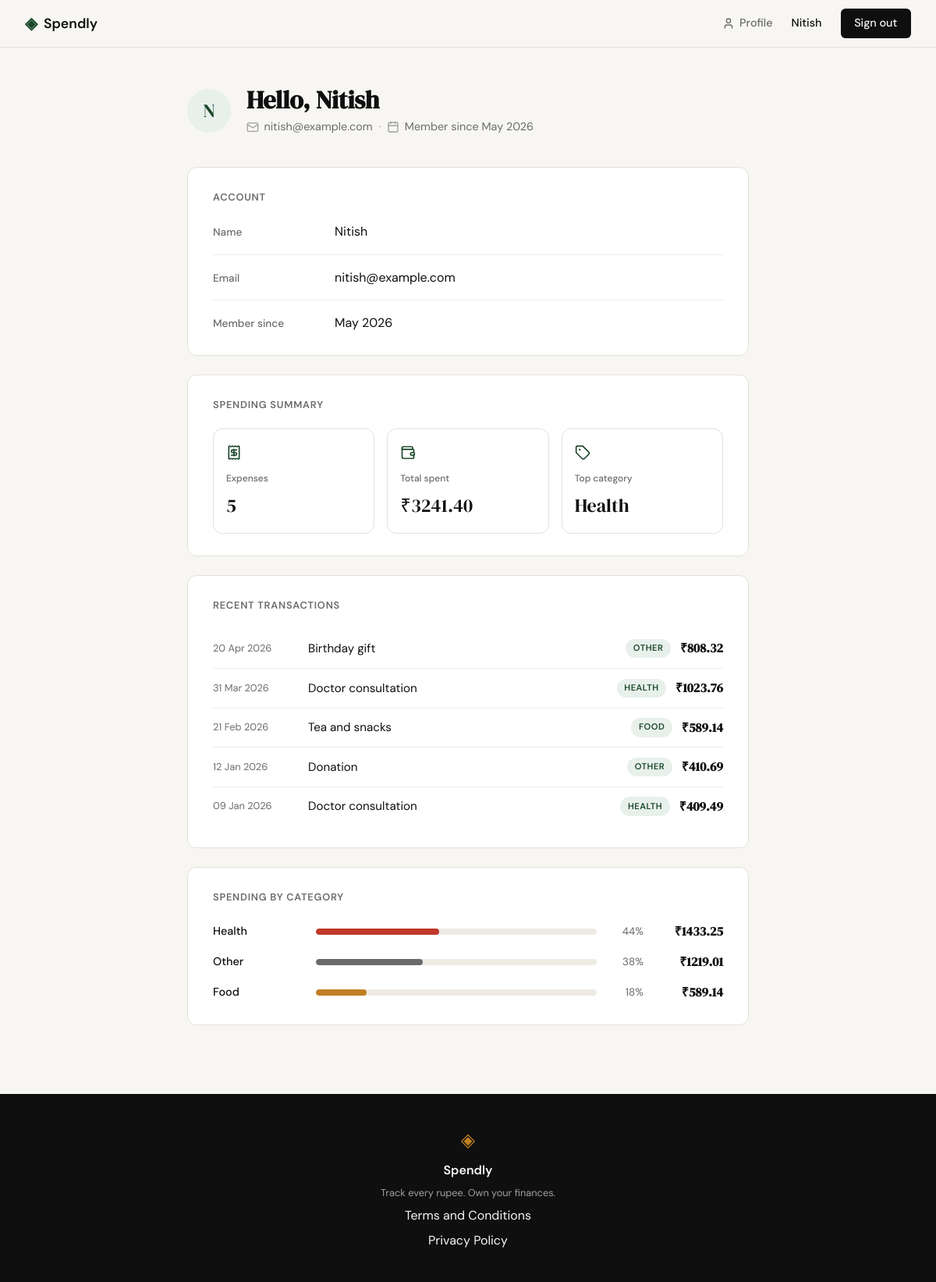
Page /profile (signed in) on the committed database.
### tables this page shows
CREATE TABLE users (
            id            INTEGER PRIMARY KEY AUTOINCREMENT,
            name          TEXT NOT NULL,
            email         TEXT UNIQUE NOT NULL,
            password_hash TEXT NOT NULL,
            created_at    TEXT NOT NULL DEFAULT (datetime('now'))
        );

CREATE TABLE expenses (
            id          INTEGER PRIMARY KEY AUTOINCREMENT,
            user_id     INTEGER NOT NULL,
            amount      REAL    NOT NULL,
            category    TEXT    NOT NULL,
            date        TEXT    NOT NULL,
            description TEXT,
            created_at  TEXT    NOT NULL DEFAULT (datetime('now')),
            FOREIGN KEY (user_id) REFERENCES users(id)
        );

### app.py (the view)
@app.route("/profile")
def profile():
    user_id = session.get("user_id")
    if not user_id:
        flash("Please log in to view your profile.")
        return redirect(url_for("login"))
    user = get_user_by_id(user_id)
    if user is None:
        session.clear()
        flash("Please log in to view your profile.")
        return redirect(url_for("login"))
    summary = get_summary_stats(user_id)
    transactions = get_recent_transactions(user_id)
    categories = get_category_breakdown(user_id)
    return render_template(
        "profile.html",
        user=user,
        summary=summary,
        transactions=transactions,
        categories=categories,
    )

### database/db.py (called while the page is built)
def get_db():
    conn = sqlite3.connect(DB_PATH)
    conn.row_factory = sqlite3.Row
    conn.execute("PRAGMA foreign_keys = ON")
    return conn

### database/queries.py (called while the page is built)
def get_user_by_id(user_id):
    conn = get_db()
    try:
        row = conn.execute(
            "SELECT name, email, created_at FROM users WHERE id = ?",
            (user_id,),
        ).fetchone()
    finally:
        conn.close()
    if row is None:
        return None
    try:
        member_since = datetime.strptime(
            row["created_at"], "%Y-%m-%d %H:%M:%S"
        ).strftime("%B %Y")
    except (TypeError, ValueError):
        member_since = row["created_at"]
    return {
        "name": row["name"],
        "email": row["email"],
        "member_since": member_since,
    }

def get_summary_stats(user_id):
    conn = get_db()
    try:
        totals = conn.execute(
            """
            SELECT COUNT(*) AS n,
                   COALESCE(SUM(amount), 0.0) AS total
            FROM expenses
            WHERE user_id = ?
            """,
            (user_id,),
        ).fetchone()
        top = conn.execute(
            """
            SELECT category, SUM(amount) AS s
            FROM expenses
            WHERE user_id = ?
            GROUP BY category
            ORDER BY s DESC, category ASC
            LIMIT 1
            """,
            (user_id,),
        ).fetchone()
    finally:
        conn.close()
    return {
        "total_spent": float(totals["total"]),
        "transaction_count": int(totals["n"]),
        "top_category": top["category"] if top else "—",
    }

def get_recent_transactions(user_id, limit=10):
    conn = get_db()
    try:
        rows = conn.execute(
            """
            SELECT date, description, category, amount
            FROM expenses
            WHERE user_id = ?
            ORDER BY date DESC, id DESC
            LIMIT ?
            """,
            (user_id, limit),
        ).fetchall()
    finally:
        conn.close()
    transactions = []
    for row in rows:
        try:
            display_date = datetime.strptime(row["date"], "%Y-%m-%d").strftime("%d %b %Y")
        except (TypeError, ValueError):
            display_date = row["date"]
        transactions.append({
            "date": display_date,
            "description": row["description"],
            "category": row["category"],
            "amount": row["amount"],
        })
    return transactions

### templates/profile.html (shortened to what this page needs)
{% extends "base.html" %}
{% block content %}
<section class="profile-section">
    <div class="profile-container">
        <header class="profile-header">
            <div class="profile-avatar" aria-hidden="true">
                {{ user.name[0]|upper }}
            </div>
            <div class="profile-headings">
                <h1 class="profile-title">Hello, {{ user.name }}</h1>
                <p class="profile-meta">
                    <span class="profile-meta-item">
                        <i data-lucide="mail"></i>{{ user.email }}
                    </span>
                    <span class="profile-meta-sep">·</span>
                    <span class="profile-meta-item">
                        <i data-lucide="calendar"></i>Member since {{ user.member_since }}
                    </span>
                </p>
            </div>
        </header>
        <section class="profile-card" aria-labelledby="account-heading">
            <h2 id="account-heading" class="profile-card-title">Account</h2>
            <dl class="profile-fields">
                <div class="profile-field">
                    <dt>Name</dt>
                    <dd>{{ user.name }}</dd>
                </div>
                <div class="profile-field">
                    <dt>Email</dt>
                    <dd>{{ user.email }}</dd>
                </div>
                <div class="profile-field">
                    <dt>Member since</dt>
                    <dd>{{ user.member_since }}</dd>
                </div>
            </dl>
        </section>
        <section class="profile-card" aria-labelledby="summary-heading">
            <h2 id="summary-heading" class="profile-card-title">Spending summary</h2>
            <div class="profile-stats">
                <div class="mock-stat-card profile-stat">
                    <i data-lucide="receipt" class="profile-stat-icon"></i>
                    <span class="stat-label">Expenses</span>
                    <span class="stat-value">{{ summary.transaction_count }}</span>
                </div>
                <div class="mock-stat-card profile-stat">
                    <i data-lucide="wallet" class="profile-stat-icon"></i>
                    <span class="stat-label">Total spent</span>
                    <span class="stat-value profile-stat-amount">₹{{ "%.2f"|format(summary.total_spent) }}</span>
                </div>
                <div class="mock-stat-card profile-stat">
                    <i data-lucide="tag" class="profile-stat-icon"></i>
                    <span class="stat-label">Top category</span>
                    {% if summary.top_category != "—" %}
                        <span class="stat-value">{{ summary.top_category }}</span>
                    {% else %}
                        <span class="profile-stat-empty">No expenses yet</span>
                    {% endif %}
                </div>
            </div>
        </section>
        <section class="profile-card" aria-labelledby="transactions-heading">
            <h2 id="transactions-heading" class="profile-card-title">Recent transactions</h2>
            {% if transactions %}
                <ul class="profile-tx-list">
                    {% for tx in transactions %}
                        <li class="profile-tx-row">
                            <span class="profile-tx-date">{{ tx.date }}</span>
                            <span class="profile-tx-description">{{ tx.description }}</span>
                            <span class="profile-tx-category">{{ tx.category }}</span>
                            <span class="profile-tx-amount">₹{{ "%.2f"|format(tx.amount) }}</span>
                        </li>
                    {% endfor %}
                </ul>
            {% else %}
                <p class="profile-stat-empty">No transactions yet.</p>
            {% endif %}
        </section>
        <section class="profile-card" aria-labelledby="categories-heading">
            <h2 id="categories-heading" class="profile-card-title">Spending by category</h2>
            {% if categories %}
                <div class="profile-cat-list">
                    {% for cat in categories %}
                        <div class="profile-cat-row">
                            <span class="profile-cat-label">{{ cat.name }}</span>
                            <div class="profile-cat-track">
                                <div class="profile-cat-bar profile-cat-bar--{{ cat.name|lower }}" style="--pct: {{ cat.pct }}%"></div>
                            </div>
                            <span class="profile-cat-pct">{{ cat.pct }}%</span>
                            <span class="profile-cat-amount">₹{{ "%.2f"|format(cat.amount) }}</span>
                        </div>
                    {% endfor %}
                </div>
            {% else %}
                <p class="profile-stat-empty">No expenses to break down yet.</p>
            {% endif %}
        </section>
    </div>
</section>
{% endblock %}

### templates/base.html (shortened to what this page needs)
<!DOCTYPE html>
<html lang="en">
<head>
    <link rel="stylesheet" href="{{ url_for('static', filename='css/style.css') }}">
</head>
<body>
    <nav class="navbar">
        <div class="nav-inner">
            <a href="{{ url_for('landing') }}" class="nav-brand">
                <span class="brand-icon">◈</span>
                <span class="brand-name">Spendly</span>
            </a>
            <div class="nav-links">
                {% if session.get('user_id') %}
                    <a href="{{ url_for('profile') }}" class="nav-link-profile">
                        <i data-lucide="user"></i>Profile
                    </a>
                    <span class="nav-user">{{ session['user_name'] }}</span>
                    <a href="{{ url_for('logout') }}" class="nav-cta">Sign out</a>
                {% else %}
                    <a href="{{ url_for('login') }}">Sign in</a>
                    <a href="{{ url_for('register') }}" class="nav-cta">Get started</a>
                {% endif %}
            </div>
        </div>
    </nav>
    <main class="main-content">
        {% block content %}{% endblock %}
    </main>
    <footer class="footer">
        <div class="footer-inner">
            <span class="brand-icon">◈</span>
            <span class="footer-name">Spendly</span>
            <p class="footer-copy">Track every rupee. Own your finances.</p>
            <a href="{{ url_for('terms') }}">Terms and Conditions</a>
            <a href="{{ url_for('privacy') }}">Privacy Policy</a>
        </div>
    </footer>
</body>
</html>

### rows in the picture
users: user_name "Nitish", name "N", name "Nitish", email "nitish@example.com"
expenses: date "20 Apr 2026", description "Birthday gift", category "OTHER", amount "808.32"
expenses: date "31 Mar 2026", description "Doctor consultation", category "HEALTH", amount "1023.76"
expenses: date "21 Feb 2026", description "Tea and snacks", category "FOOD", amount "589.14", name "Food", pct "18"
expenses: date "12 Jan 2026", description "Donation", category "OTHER", amount "410.69"
expenses: date "09 Jan 2026", description "Doctor consultation", category "HEALTH", amount "409.49"

### other values in the picture
{{ user.member_since }} "May 2026"
{{ summary.transaction_count }} "5"
{{ "%.2f"|format(summary.total_spent) }} "3241.40"
{{ summary.top_category }} "Health"
{{ cat.name }} "Health" "Other"
{{ cat.pct }} "44" "38"
{{ "%.2f"|format(cat.amount) }} "1433.25" "1219.01"
